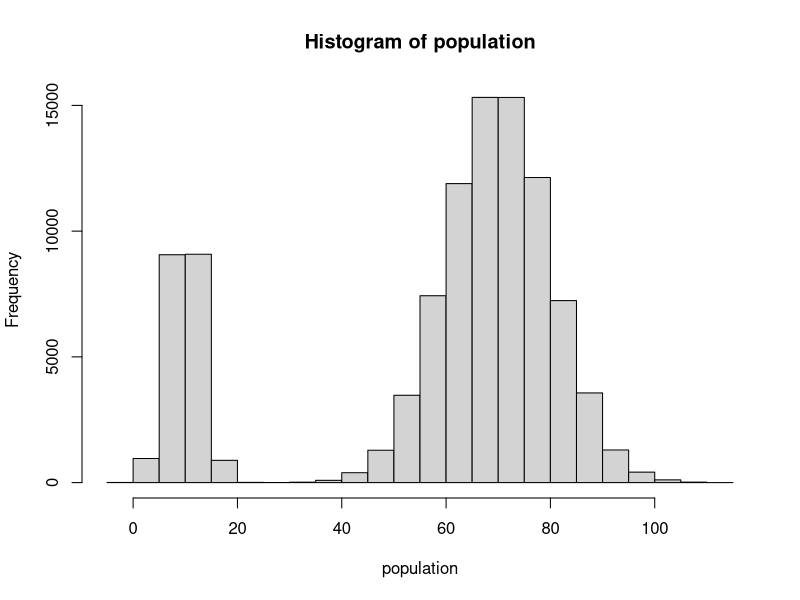
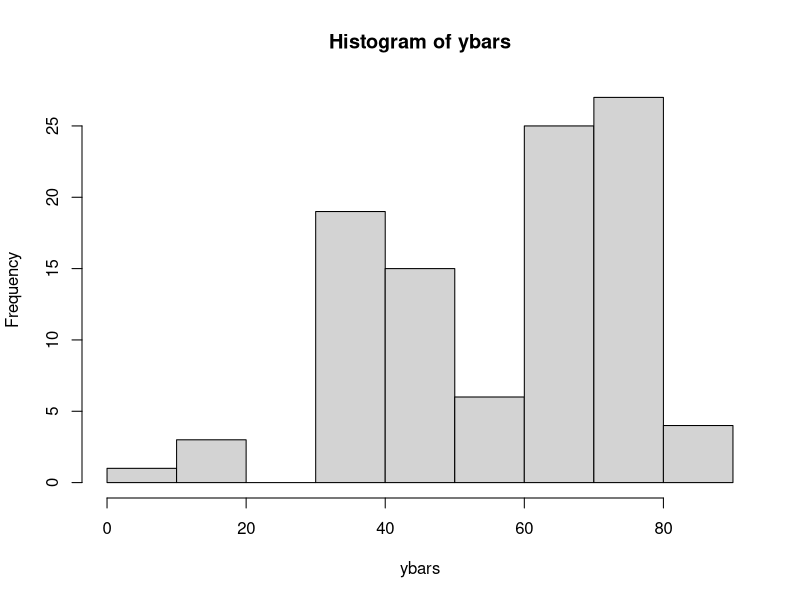
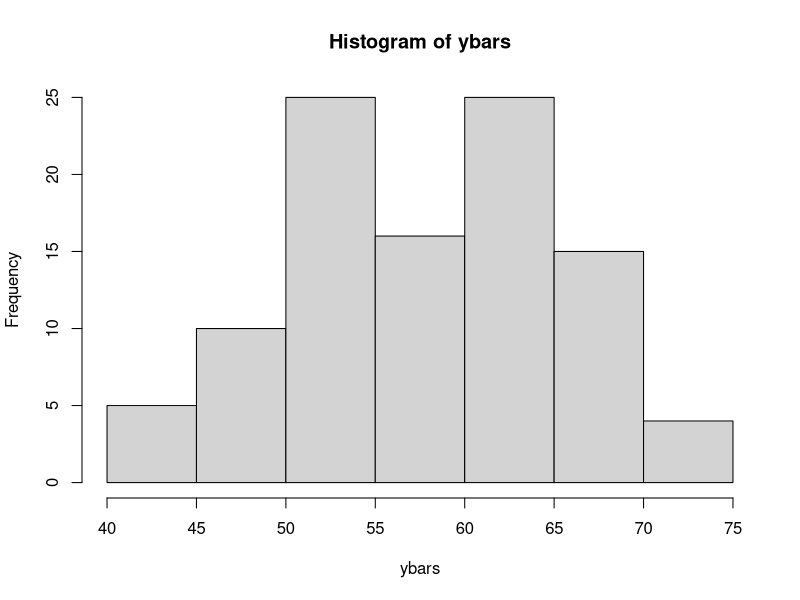
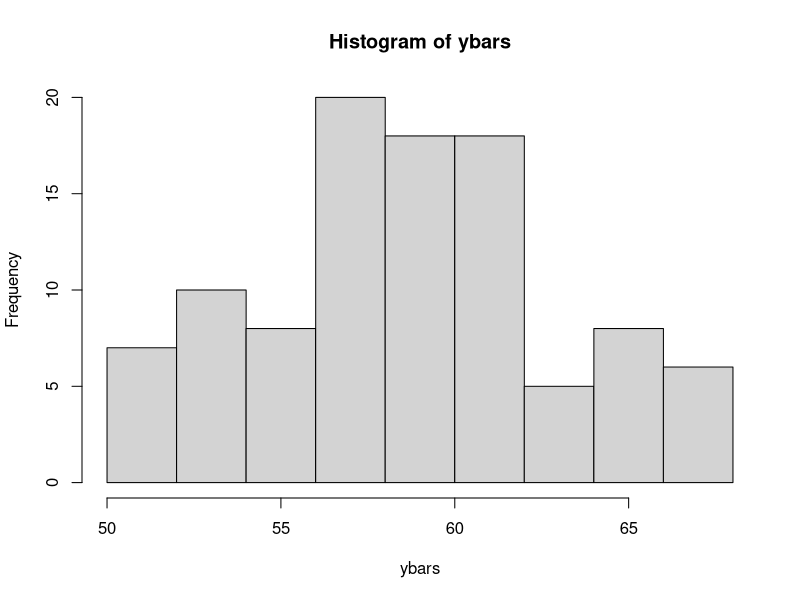
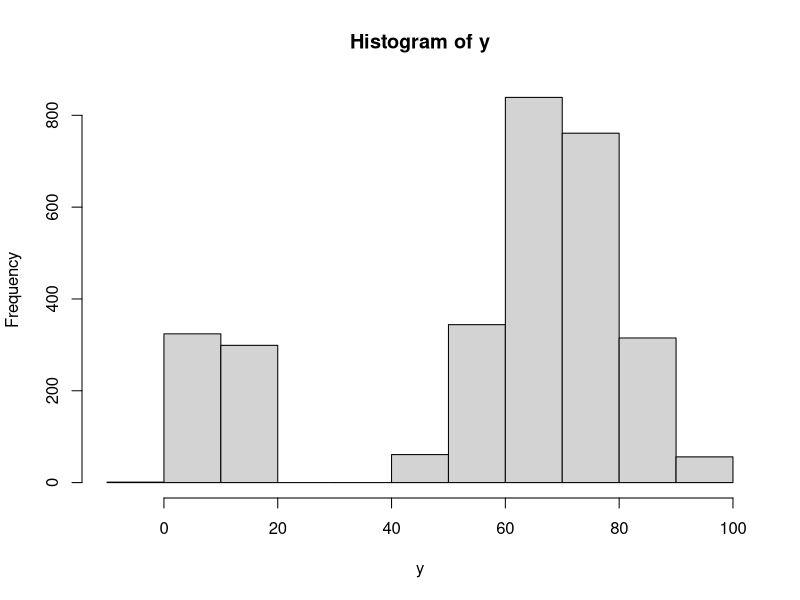

Reproduce these figures in R, in order.
## ---- chunk 1
population1 <- rnorm(20000, mean = 10, sd = 3)
population2 <- rnorm(80000, mean = 70, sd = 10)

# Create a population of 100,000 numbers
population <- c(population1, population2)
hist(population)
## ---- chunk 2
sample.size <- 2
number.samples <- 100
# Obtain 100 samples each of size 2 by sampling the population
ybars <- replicate(number.samples, mean(sample(population, sample.size,replace = TRUE)))
hist(ybars)
## ---- chunk 3
sample.size <- 10
number.samples <- 100
ybars <- replicate(number.samples, mean(sample(population, sample.size, replace = TRUE)))
hist(ybars)
## ---- chunk 4
sample.size <- 30
number.samples <- 100
ybars <- replicate(number.samples, mean(sample(population, sample.size, replace = TRUE)))
hist(ybars)
## ---- chunk 5
sample.size <- 30
number.samples <- 100
y <- replicate(number.samples, sample(population, sample.size,replace = TRUE))
hist(y)
## ---- chunk 6
abs(qt(0.05/2, 12.8))
## ---- chunk 7
qnorm(0.05)
